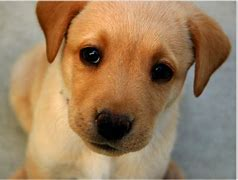
#> input picture dog.jpg, 238 x 180 px
$ python SIFT-cv2.py
#> lines starting #> are read from the running program, lines starting #| are printed output that depends on the picture
#> further down, image is the input picture: shape (180, 238, 3); mean B, G, R 95.1, 127.1, 156.1
import cv2


def sift_kp(image):
    gray_image = cv2.cvtColor(image, cv2.COLOR_BGR2GRAY)  # 将图像转变为灰度图像
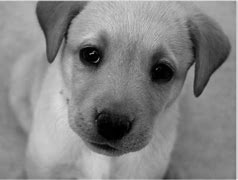
#> gray_image: shape (180, 238); min 0, max 241, mean 132.1
    sift = cv2.xfeatures2d.SIFT_create()  # 提取SIFT特征
    kp, des = sift.detectAndCompute(image, None)
#> kp = 89 keypoints; strongest (x, y, size): (110, 130, 30.7), (91, 56, 17.3), (161, 72, 18.9), (198, 92, 5.9)
    kp_image = cv2.drawKeypoints(image, kp, None)
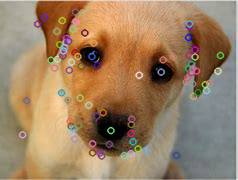
#> kp_image: shape (180, 238, 3); mean B, G, R 98.3, 128.5, 156.5
    return kp_image,kp,des

image = cv2.imread('dog.jpg')
kp_image, _, des = sift_kp(image)
print(image.shape, des.shape)
#| (180, 238, 3) (89, 128)
cv2.namedWindow('dog',cv2.WINDOW_NORMAL)
cv2.imshow('dog', kp_image)
if cv2.waitKey(0) == 27:
#> (key Esc is pressed here)
    cv2.destroyAllWindows()
